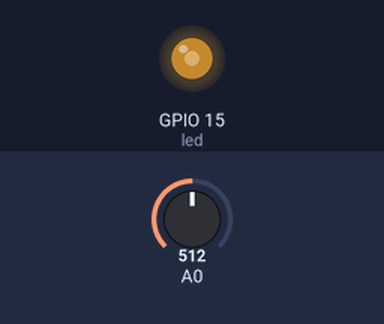
A sketch run on a simulated ESP8266 (NodeMCU). Shown: output pins drawn as LEDs (lit = HIGH). The inputs (shaded band) are chosen by the test bench; at power-on: A0 = 512. WiFi joins after 1.5 s; servers stay silent unless stated; random numbers use the default seed unless the sketch sets one; no MQTT or app messages arrive unless stated; what the sketch prints to the serial monitor is not drawn.

Above: at 3.7 s.
3.8 s: A0 set to 306
At 7.6 s:
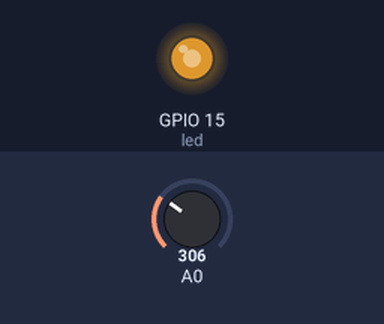
8.0 s: A0 set to 122
At 11.7 s:
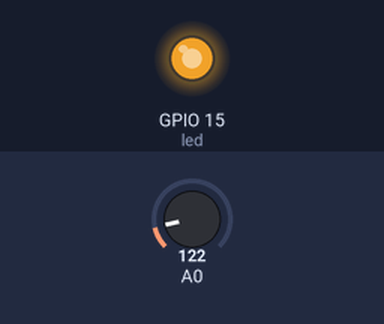
12.0 s: A0 set to 900
At 15.0 s:
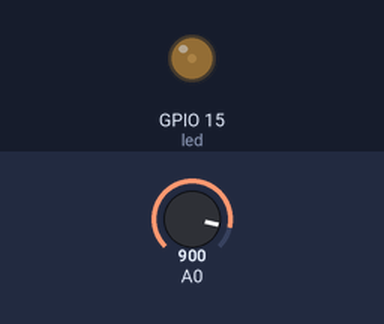
16.0 s: A0 set to 511
At 19.3 s:
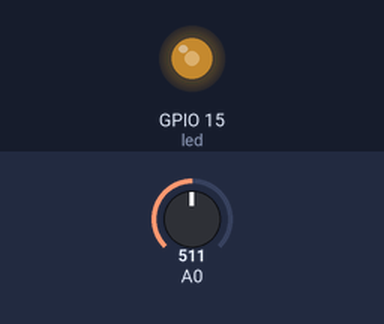
Timing chart, 0 to 20.8 s (numbered marks = the images above; inputs shaded):
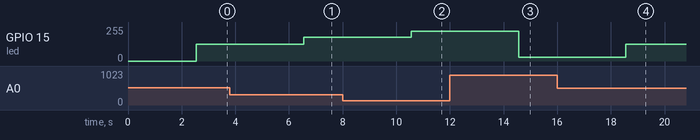

Measured:
- after the input at 3.8 s, GPIO 15 (led): 127/255 → 178/255 after 2.8 s
- after the input at 8.0 s, GPIO 15 (led): 178/255 → 224/255 after 2.6 s
- after the input at 12.0 s, GPIO 15 (led): 224/255 → 30/255 after 2.6 s
- after the input at 16.0 s, GPIO 15 (led): 30/255 → 127/255 after 2.6 s

The sketch:

sketch_lampara_wify.ino
```cpp
#include "ESP8266WiFi.h"
#include "PubSubClient.h"
//4dd4q3km7mbb

// WiFi parameters to be configured
const char* ssid = "Aquaris M5";
const char* password = "calimero79";
int lightPin = 0;// A0 pin analógico de entrada para el LDR
int led= 15; //D1 donde se conecta el led

int valorLDR=0; //Valor que recibiremos de los sensores
int sum=0;// Contador de prueba


//**************Mqtt Setup******************************
// Aquí lo que hacemos es definir el servidor al que se conecta para enviar los mensajes

const char* mqtt_server = "broker.hivemq.com";

//****Definimos nuestro cliente****//
WiFiClient espClient;
PubSubClient client(espClient);


// Conexión con la red wifi
void setup_wifi()
{

 WiFi.begin(ssid, password);

  // while wifi not connected yet, print '.'
  // then after it connected, get out of the loop
  while (WiFi.status() != WL_CONNECTED) {
     delay(500);
     Serial.print(".");
  }
  //print a new line, then print WiFi connected and the IP address
  Serial.println("");
  Serial.println("WiFi connected");
  // Print the IP address
  Serial.println(WiFi.localIP());
  delay(1000);
}


// Conectando con el servicio mqtt
void reconnect(){


while(!client.connected()){
  Serial.print("Esperando para conectar..");

  //Creamos un usuario aleatorio cada vez que nos reconectamos, por si el servicio nos echa fuera
  //por estar conectados muchas veces con el mismo usuario

  String clientId= "3b8bb6b902604c8e8cff2625ebea40f5";
  clientId =String(random(0xffff), HEX)+ clientId;


//Nos conectamos con el método connect. Si nos devuelve TRUE imprimimos conectar
if(client.connect(clientId.c_str())){
  Serial.println("connected");
}

//Si el método connect nos devuelve FALSE, intentamos reconectar en unos 5 segundos
else{
  Serial.print("failed, rc=");
  Serial.print(client.state());
  Serial.println(" try again in 5 seconds, usuario"+clientId);
  delay(5000);

}


}


}  //end reconnect


void setup(){
  Serial.begin(115200);
  setup_wifi();

    client.setServer(mqtt_server, 1883);  //Nos conectamos al servidor


}


void loop()
{

//Si no está conectado, lo reconectamos
  if(!client.connected()){

   reconnect();
  }


//Valor que nos devuelve el sensor
valorLDR= analogRead(lightPin); //valor analógico , mas alto 1024


// Definimos una variable de luminosidad
int reading = 1024- valorLDR; //1023*4 //Variable que almacena el valor del LDR

//Establecemos la potencia del led en funcion de la variable de luminosidad
analogWrite(led ,reading);
int valorbombilla= analogRead(led);
delay(2000);


float voltagesensor= valorLDR*(33.3/1023);

/****PUBLICANDO*****/
// Enviamos los string a nuestro servicio de mqtt

//client.publish("TarikLum", String(reading).c_str());
client.publish("contador", String(sum).c_str());
client.publish("luminosidad", String(reading).c_str());
client.publish("voltagesensor", String(voltagesensor).c_str());


// Añadimos una unidad a nuestra
sum++;
//intensidad(reading);
delay(2000);


}

//Método intensidad
void intensidad(int x){
  analogWrite(led, x);
}
```
